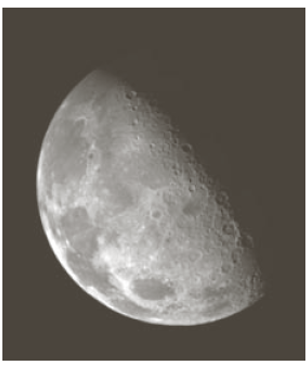
//> input picture HW3/test/build/moon.png, 306 x 370 px
$ ./21900066   (built with g++ and OpenCV 4)
//> lines starting //> are read from the running program, lines starting //| are printed output that depends on the picture
#include <iostream>
#include <opencv2/opencv.hpp>

using namespace cv;
using namespace std;


/*
21900066 김경진
컴퓨터비전 과제 3
*/

// 왼쪽
Mat left_half(Mat image){

    int rows = image.rows;
    int cols = image.cols;

    Rect left(0, 0, cols / 2, rows);
    Mat left_to = image(left);

    return left_to;
}

// 오른쪽
Mat right_half(Mat image){

    int rows = image.rows;
    int cols = image.cols;

    Rect right(cols / 2, 0, cols / 2, rows);
    Mat right_to = image(right);

    return right_to;
}

// 언샵마스크 로직
Mat unsharp_mask(Mat image){

    Mat gausian_blurr;      // 블러 처리될 이미지
    Mat right_half_image;   // 원본 이미지에서 오른쪽만 남을 것
    Mat dst;                // 최종 필터된 결과값
    Mat unsharp_mask;       // 언샵마스크


    // 원본 이미지 이미지 반토막 냄
    right_half_image = right_half(image);

    GaussianBlur(right_half_image, gausian_blurr ,Size(3, 3), 0, 0, BORDER_DEFAULT);

    subtract(right_half_image, gausian_blurr, unsharp_mask);

    add(right_half_image,(unsharp_mask * 1), dst);

    return dst;
}

// 메디안 블러
Mat median_filter(Mat image){

    Mat src = left_half(image);
    Mat dst;

    medianBlur(src, dst, 9);

    return dst;
}

int main(){

    // 이미지 읽어오기
    Mat moon_image = imread("moon.png", 0);
//> moon_image: 370 rows x 306 cols, CV_8UC1; min 39, max 255, mean 109.2
    Mat salt_image = imread("saltnpepper.png", 0);
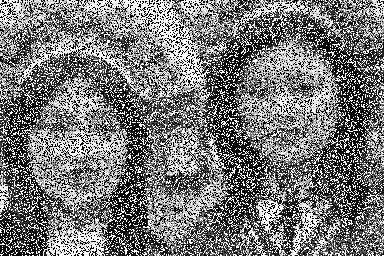
//> input picture HW3/test/build/saltnpepper.png, 384 x 256 px
//> salt_image is the input picture: 256 rows x 384 cols, CV_8UC1; min 0, max 255, mean 120.1


    imshow("moon", moon_image);
    imshow("moon_filtered", unsharp_mask(moon_image));
//> in right_half, `Mat right_to = image(right);`:
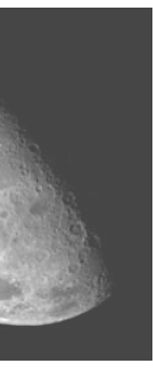
//> right_to: 370 rows x 153 cols, CV_8UC1; min 39, max 255, mean 98.1

    imshow("saltnpepper", salt_image);
    imshow("saltnpepper_filtered", median_filter(salt_image));
//> in left_half, `Mat left_to = image(left);`:
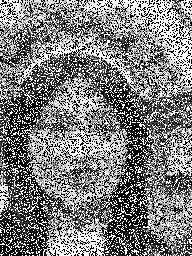
//> left_to: 256 rows x 192 cols, CV_8UC1; min 0, max 255, mean 125.7
//> in median_filter, `medianBlur(src, dst, 9);`:
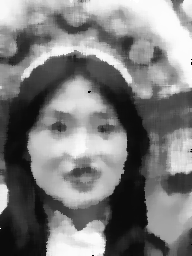
//> dst: 256 rows x 192 cols, CV_8UC1; min 0, max 255, mean 123.7

    waitKey(0);
    return 0;
}
